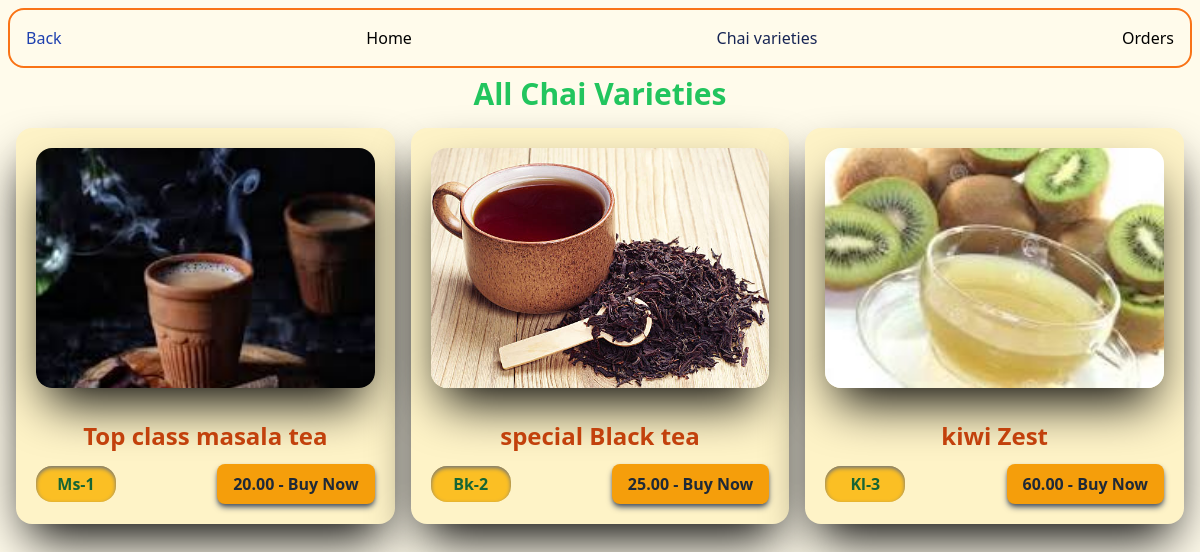
The app's page /app/, older data.
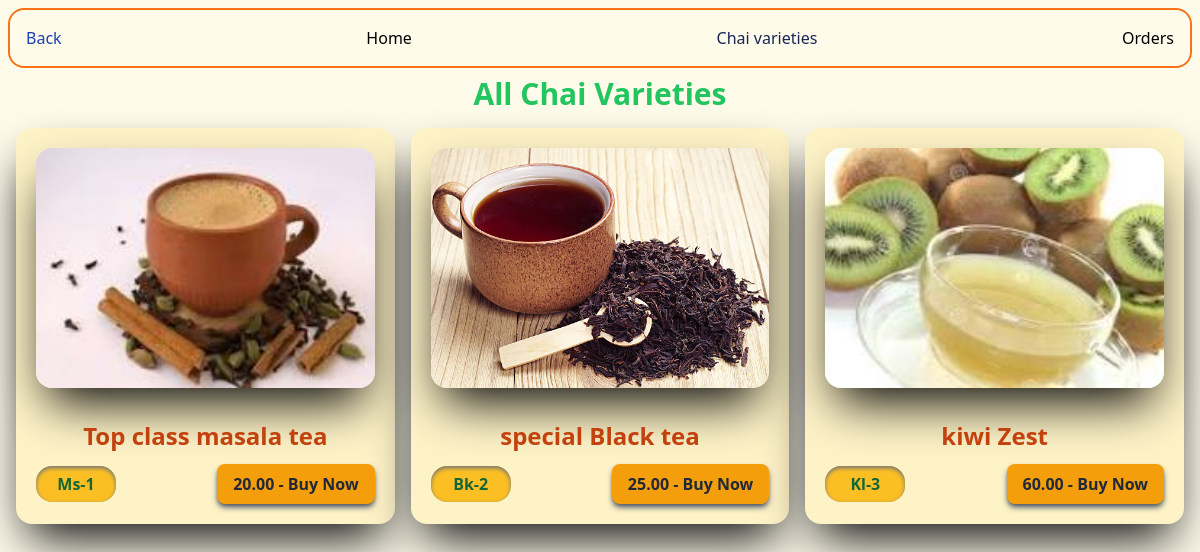
The same page, newer data.
### app/models.py (models this page shows, shortened)
class ChaiVariety(models.Model):
    CHAI_TYPE_CHOICE = [
        ('Bk', 'Black'),
        ('Gr', 'Ginger'),
        ('Kl', 'Kiwi'),
        ('Ms', 'Masala'),
        ('Pl', 'Plain'),
    ]
    name = models.CharField(max_length=255)
    description = models.TextField(default="empty")
    price = models.DecimalField(max_digits=5, decimal_places=2)
    image = models.ImageField(upload_to='chai_varieties/')
    date_added = models.DateTimeField(default=timezone.now)
    type = models.CharField(max_length=2, choices=CHAI_TYPE_CHOICE)

### app/views.py (the view)
# urls.py: path('', views.all_app,name='all_app'),
def all_app(request):
    chais = ChaiVariety.objects.all()
    return render(request, 'app/all_app.html',{'chais': chais})

### app/templates/app/all_app.html (shortened to what this page needs)
{% extends "all_app_chai_varieties.html" %}
{% block content %}
<h1 class="text-3xl text-green-500 flex items-center justify-center font-bold">All Chai Varieties</h1>
<div class="grid grid-cols-3 gap-4 m-4">
    {% for chai in chais %}
    <div class="bg-amber-100 p-5 rounded-2xl shadow-black shadow-2xl ">
        <img class="w-full h-60 object-cover rounded-2xl shadow-black shadow-2xl" src="{{chai.image.url}}" alt=""{{ chai.name }}"">
        <h2 class="text-2xl mt-8 text-orange-700 font-bold text-center transition-transform transform hover:scale-105">{{chai.name}}</h2>
        <div class="flex justify-between items-center w-full mt-3">
            <a href="{% url "chai_detail" chai.id %}">
                <button type="button" class="bg-amber-400 w-20 p-1.5 rounded-2xl text-green-800 shadow-gray-500 shadow-inner font-bold hover:bg-amber-500 focus:outline-none focus:ring-2 focus:ring-offset-2 focus:ring-orange-500">
                    {{chai.type}}-{{chai.id}}
                </button>
            </a>
            <button class="bg-amber-500 text-gray-800 font-bold py-2 px-4 rounded-lg shadow-md transition-transform transform hover:scale-105 hover:bg-amber-600 focus:outline-none focus:ring-2 focus:ring-blue-300 shadow-gray-600">
                {{chai.price}} - Buy Now
            </button>
        </div>
    </div>
    {% endfor %}
</div>
{% endblock %}

Row changes from the older to the newer data that the page shows:
changed ChaiVariety "Top class masala tea": image: a different picture
